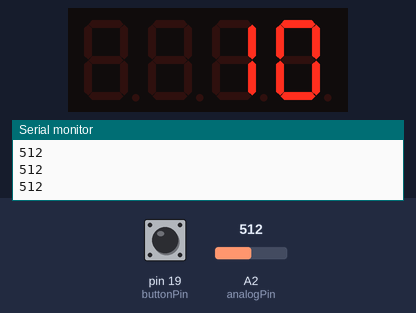
Recording of a sketch running on a simulated Arduino Uno, built with avr-gcc and run on an emulated ATmega328P. Shown: 4-digit seven-segment display, the last lines printed to the serial monitor. Inputs (shaded band) come from the test bench; at power-on: pin 19 (buttonPin) HIGH, A2 (analogPin) = 512.

Above: at 1.2 s.
1.3 s: pin 19 (buttonPin) pulled LOW for 0.15 s
At 1.9 s:
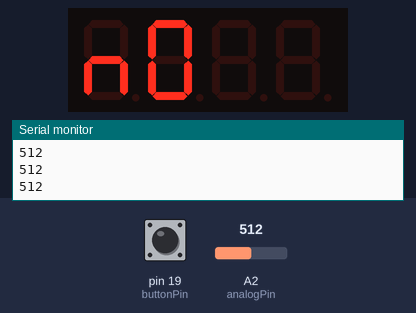
4.4 s: A2 (analogPin) set to 716
At 7.22 s:
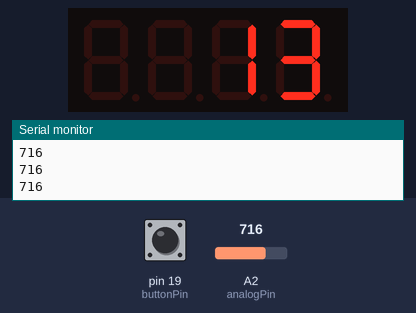
7.4 s: A2 (analogPin) set to 900
At 8.0 s:
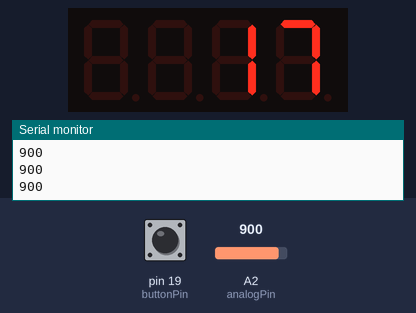
8.9 s: A2 (analogPin) set to 1023
At 10.1 s:
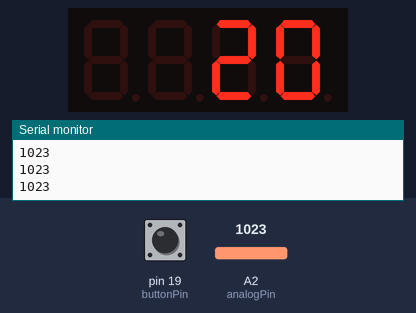
10.4 s: pin 19 (buttonPin) pulled LOW for 1 s
At 11.3 s:
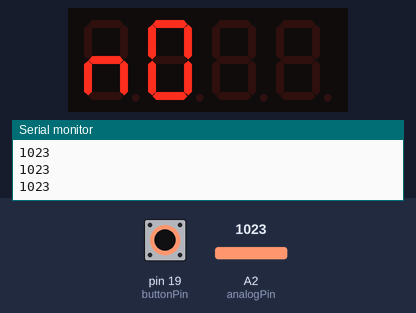
14.4 s: pin 19 (buttonPin) pulled LOW for 3.2 s
Timing chart, 0 to 17.4 s (numbered marks = the images above; inputs shaded):
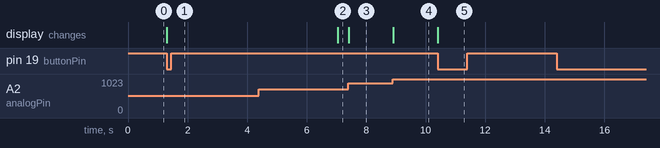

Measured:
- after the input at 1.3 s, the display: changes at once (image 1)
- after the input at 4.4 s, the display: changes after 2.7 s (image 2)
- after the input at 7.4 s, the display: changes at once (image 3)
- after the input at 8.9 s, the display: changes at once (image 4)
- after the input at 10.4 s, the display: changes at once (image 5)

The sketch:

4-7seg.ino
```cpp
#include "SevSeg.h"
SevSeg sevseg;

const int analogPin = A2;//the analog input pin attach to
int inputValue = 0;//variable to store the value coming from sensor
int outputValue = 0;//variable to store the output value
const int buttonPin = 19; //the number of the key pin
int buttonVal = 1;

void setup(){
  byte numDigits = 4;
  byte digitPins[] = {10, 11, 12, 13};
  byte segmentPins[] = {9, 2, 3, 5, 6, 8, 7, 4};
  pinMode(buttonPin, INPUT);
  digitalWrite(buttonPin, HIGH);
  bool resistorsOnSegments = true;
  bool updateWithDelaysIn = true;
  byte hardwareConfig = COMMON_CATHODE;
  sevseg.begin(hardwareConfig, numDigits, digitPins, segmentPins, resistorsOnSegments);
  sevseg.setBrightness(100);
  Serial.begin(9600);
}

void loop(){
  int value = readPot();
  if(digitalRead(buttonPin) == LOW){
      if (value == 12){
          for (int k=0; k < 60000; k++){
          sevseg.setChars("SHOE"); //shoe
          sevseg.refreshDisplay();
        }
      }
    else{
      for (int k=0; k < 32000; k++){
        sevseg.setChars("no");
        sevseg.refreshDisplay();
      }
    }
  }
}

int readPot (){
    inputValue = analogRead(analogPin);//read the value from the sensor
    Serial.println(inputValue);
    outputValue = map(inputValue,0,1023,0,20);//Convert from 0-1023 proportional to the number of a number of from 0 to 255
    sevseg.setNumber(outputValue);
    sevseg.refreshDisplay();
    return (outputValue);

}
```
